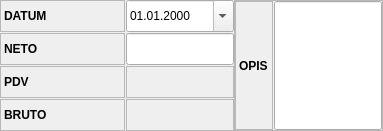
       <widget class="QFrame" name="frame_15">
        <property name="frameShape">
         <enum>QFrame::NoFrame</enum>
        </property>
        <property name="frameShadow">
         <enum>QFrame::Raised</enum>
        </property>
        <layout class="QHBoxLayout" name="horizontalLayout_29">
         <property name="spacing">
          <number>0</number>
         </property>
         <property name="leftMargin">
          <number>0</number>
         </property>
         <property name="topMargin">
          <number>0</number>
         </property>
         <property name="rightMargin">
          <number>0</number>
         </property>
         <property name="bottomMargin">
          <number>0</number>
         </property>
         <item>
          <widget class="QFrame" name="frame_31">
           <property name="frameShape">
            <enum>QFrame::NoFrame</enum>
           </property>
           <property name="frameShadow">
            <enum>QFrame::Raised</enum>
           </property>
           <layout class="QVBoxLayout" name="verticalLayout_3">
            <property name="spacing">
             <number>1</number>
            </property>
            <property name="leftMargin">
             <number>0</number>
            </property>
            <property name="topMargin">
             <number>0</number>
            </property>
            <property name="rightMargin">
             <number>0</number>
            </property>
            <property name="bottomMargin">
             <number>0</number>
            </property>
            <item>
             <widget class="QFrame" name="frame_36">
              <property name="frameShape">
               <enum>QFrame::NoFrame</enum>
              </property>
              <property name="frameShadow">
               <enum>QFrame::Raised</enum>
              </property>
              <layout class="QHBoxLayout" name="horizontalLayout_33">
               <property name="spacing">
                <number>1</number>
               </property>
               <property name="leftMargin">
                <number>0</number>
               </property>
               <property name="topMargin">
                <number>0</number>
               </property>
               <property name="rightMargin">
                <number>0</number>
               </property>
               <property name="bottomMargin">
                <number>0</number>
               </property>
               <item>
                <widget class="QLabel" name="lblKorisnikTitle_10">
                 <property name="sizePolicy">
                  <sizepolicy hsizetype="Maximum" vsizetype="Preferred">
                   <horstretch>0</horstretch>
                   <verstretch>0</verstretch>
                  </sizepolicy>
                 </property>
                 <property name="minimumSize">
                  <size>
                   <width>125</width>
                   <height>32</height>
                  </size>
                 </property>
                 <property name="font">
                  <font>
                   <weight>75</weight>
                   <bold>true</bold>
                  </font>
                 </property>
                 <property name="toolTip">
                  <string>Poziv Na Broj</string>
                 </property>
                 <property name="frameShape">
                  <enum>QFrame::StyledPanel</enum>
                 </property>
                 <property name="text">
                  <string>DATUM</string>
                 </property>
                </widget>
               </item>
               <item>
                <widget class="QDateEdit" name="dateOd">
                 <property name="sizePolicy">
                  <sizepolicy hsizetype="Preferred" vsizetype="Preferred">
                   <horstretch>0</horstretch>
                   <verstretch>0</verstretch>
                  </sizepolicy>
                 </property>
                 <property name="minimumSize">
                  <size>
                   <width>0</width>
                   <height>32</height>
                  </size>
                 </property>
                 <property name="maximumSize">
                  <size>
                   <width>16777215</width>
                   <height>16777215</height>
                  </size>
                 </property>
                 <property name="displayFormat">
                  <string>dd.MM.yyyy</string>
                 </property>
                 <property name="calendarPopup">
                  <bool>true</bool>
                 </property>
                </widget>
               </item>
              </layout>
             </widget>
            </item>
            <item>
             <widget class="QFrame" name="frame_35">
              <property name="frameShape">
               <enum>QFrame::NoFrame</enum>
              </property>
              <property name="frameShadow">
               <enum>QFrame::Raised</enum>
              </property>
              <layout class="QHBoxLayout" name="horizontalLayout_32">
               <property name="spacing">
                <number>1</number>
               </property>
               <property name="leftMargin">
                <number>0</number>
               </property>
               <property name="topMargin">
                <number>0</number>
               </property>
               <property name="rightMargin">
                <number>0</number>
               </property>
               <property name="bottomMargin">
                <number>0</number>
               </property>
               <item>
                <widget class="QLabel" name="lblKorisnikTitle_13">
                 <property name="sizePolicy">
                  <sizepolicy hsizetype="Maximum" vsizetype="Preferred">
                   <horstretch>0</horstretch>
                   <verstretch>0</verstretch>
                  </sizepolicy>
                 </property>
                 <property name="minimumSize">
                  <size>
                   <width>125</width>
                   <height>32</height>
                  </size>
                 </property>
                 <property name="font">
                  <font>
                   <weight>75</weight>
                   <bold>true</bold>
                  </font>
                 </property>
                 <property name="toolTip">
                  <string>Poziv Na Broj</string>
                 </property>
                 <property name="frameShape">
                  <enum>QFrame::StyledPanel</enum>
                 </property>
                 <property name="text">
                  <string>NETO</string>
                 </property>
                </widget>
               </item>
               <item>
                <widget class="QLineEdit" name="lineEdit_3">
                 <property name="sizePolicy">
                  <sizepolicy hsizetype="Preferred" vsizetype="Preferred">
                   <horstretch>0</horstretch>
                   <verstretch>0</verstretch>
                  </sizepolicy>
                 </property>
                </widget>
               </item>
              </layout>
             </widget>
            </item>
            <item>
             <widget class="QFrame" name="frame_33">
              <property name="frameShape">
               <enum>QFrame::NoFrame</enum>
              </property>
              <property name="frameShadow">
               <enum>QFrame::Raised</enum>
              </property>
              <layout class="QHBoxLayout" name="horizontalLayout_30">
               <property name="spacing">
                <number>1</number>
               </property>
               <property name="leftMargin">
                <number>0</number>
               </property>
               <property name="topMargin">
                <number>0</number>
               </property>
               <property name="rightMargin">
                <number>0</number>
               </property>
               <property name="bottomMargin">
                <number>0</number>
               </property>
               <item>
                <widget class="QLabel" name="lblKorisnikTitle_12">
                 <property name="sizePolicy">
                  <sizepolicy hsizetype="Maximum" vsizetype="Preferred">
                   <horstretch>0</horstretch>
                   <verstretch>0</verstretch>
                  </sizepolicy>
                 </property>
                 <property name="minimumSize">
                  <size>
                   <width>125</width>
                   <height>32</height>
                  </size>
                 </property>
                 <property name="font">
                  <font>
                   <weight>75</weight>
                   <bold>true</bold>
                  </font>
                 </property>
                 <property name="toolTip">
                  <string>Poziv Na Broj</string>
                 </property>
                 <property name="frameShape">
                  <enum>QFrame::StyledPanel</enum>
                 </property>
                 <property name="text">
                  <string>PDV</string>
                 </property>
                </widget>
               </item>
               <item>
                <widget class="QLabel" name="lblKupacNaziv_6">
                 <property name="font">
                  <font>
                   <weight>75</weight>
                   <bold>true</bold>
                  </font>
                 </property>
                 <property name="frameShape">
                  <enum>QFrame::StyledPanel</enum>
                 </property>
                 <property name="text">
                  <string/>
                 </property>
                 <property name="alignment">
                  <set>Qt::AlignLeading|Qt::AlignLeft|Qt::AlignVCenter</set>
                 </property>
                 <property name="textInteractionFlags">
                  <set>Qt::LinksAccessibleByMouse|Qt::TextSelectableByMouse</set>
                 </property>
                </widget>
               </item>
              </layout>
             </widget>
            </item>
            <item>
             <widget class="QFrame" name="frame_34">
              <property name="frameShape">
               <enum>QFrame::NoFrame</enum>
              </property>
              <property name="frameShadow">
               <enum>QFrame::Raised</enum>
              </property>
              <layout class="QHBoxLayout" name="horizontalLayout_31">
               <property name="spacing">
                <number>1</number>
               </property>
               <property name="leftMargin">
                <number>0</number>
               </property>
               <property name="topMargin">
                <number>0</number>
               </property>
               <property name="rightMargin">
                <number>0</number>
               </property>
               <property name="bottomMargin">
                <number>0</number>
               </property>
               <item>
                <widget class="QLabel" name="lblKorisnikTitle_11">
                 <property name="sizePolicy">
                  <sizepolicy hsizetype="Maximum" vsizetype="Preferred">
                   <horstretch>0</horstretch>
                   <verstretch>0</verstretch>
                  </sizepolicy>
                 </property>
                 <property name="minimumSize">
                  <size>
                   <width>125</width>
                   <height>32</height>
                  </size>
                 </property>
                 <property name="font">
                  <font>
                   <weight>75</weight>
                   <bold>true</bold>
                  </font>
                 </property>
                 <property name="toolTip">
                  <string>Poziv Na Broj</string>
                 </property>
                 <property name="frameShape">
                  <enum>QFrame::StyledPanel</enum>
                 </property>
                 <property name="text">
                  <string>BRUTO</string>
                 </property>
                </widget>
               </item>
               <item>
                <widget class="QLabel" name="lblKupacNaziv_5">
                 <property name="font">
                  <font>
                   <weight>75</weight>
                   <bold>true</bold>
                  </font>
                 </property>
                 <property name="frameShape">
                  <enum>QFrame::StyledPanel</enum>
                 </property>
                 <property name="text">
                  <string/>
                 </property>
                 <property name="alignment">
                  <set>Qt::AlignLeading|Qt::AlignLeft|Qt::AlignVCenter</set>
                 </property>
                 <property name="textInteractionFlags">
                  <set>Qt::LinksAccessibleByMouse|Qt::TextSelectableByMouse</set>
                 </property>
                </widget>
               </item>
              </layout>
             </widget>
            </item>
           </layout>
          </widget>
         </item>
         <item>
          <widget class="QFrame" name="frame_32">
           <property name="frameShape">
            <enum>QFrame::StyledPanel</enum>
           </property>
           <property name="frameShadow">
            <enum>QFrame::Raised</enum>
           </property>
           <layout class="QHBoxLayout" name="horizontalLayout_34">
            <property name="spacing">
             <number>1</number>
            </property>
            <property name="leftMargin">
             <number>0</number>
            </property>
            <property name="topMargin">
             <number>0</number>
            </property>
            <property name="rightMargin">
             <number>0</number>
            </property>
            <property name="bottomMargin">
             <number>0</number>
            </property>
            <item>
             <widget class="QLabel" name="lblRazlogTitle_5">
              <property name="sizePolicy">
               <sizepolicy hsizetype="Maximum" vsizetype="Preferred">
                <horstretch>0</horstretch>
                <verstretch>0</verstretch>
               </sizepolicy>
              </property>
              <property name="minimumSize">
               <size>
                <width>0</width>
                <height>32</height>
               </size>
              </property>
              <property name="maximumSize">
               <size>
                <width>60</width>
                <height>16777215</height>
               </size>
              </property>
              <property name="font">
               <font>
                <weight>75</weight>
                <bold>true</bold>
               </font>
              </property>
              <property name="toolTip">
               <string>Poziv Na Broj</string>
              </property>
              <property name="frameShape">
               <enum>QFrame::StyledPanel</enum>
              </property>
              <property name="text">
               <string>OPIS</string>
              </property>
              <property name="scaledContents">
               <bool>false</bool>
              </property>
              <property name="wordWrap">
               <bool>true</bool>
              </property>
             </widget>
            </item>
            <item>
             <widget class="QLineEdit" name="lineEdit_2">
              <property name="sizePolicy">
               <sizepolicy hsizetype="Preferred" vsizetype="Preferred">
                <horstretch>0</horstretch>
                <verstretch>0</verstretch>
               </sizepolicy>
              </property>
             </widget>
            </item>
           </layout>
          </widget>
         </item>
        </layout>
       </widget>
